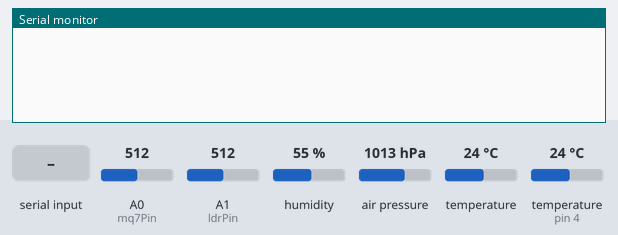
Simulated run of this sketch. Board: Arduino Uno, built with avr-gcc and run on an emulated ATmega328P. Shown: the last lines printed to the serial monitor. The inputs (shaded band) are chosen by the test bench; at power-on: humidity 55 %, air pressure 1013 hPa, A0 (mq7Pin) = 512, A1 (ldrPin) = 512, temperature 24 °C, temperature (sensor on pin 4) 24 °C.

Above: at 1.2 s.
1.3 s: "1\n" received over the second serial link
At 3.1 s:
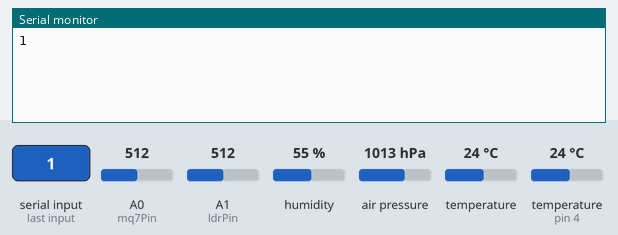
9.5 s: humidity set to 22 %
At 10.3 s:
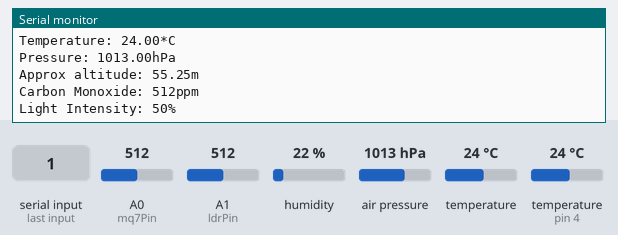
11.0 s: air pressure set to 952 hPa
12.5 s: A0 (mq7Pin) set to 716
14.0 s: A1 (ldrPin) set to 716
15.5 s: temperature (sensor 0) set to 12 °C
At 16.6 s:
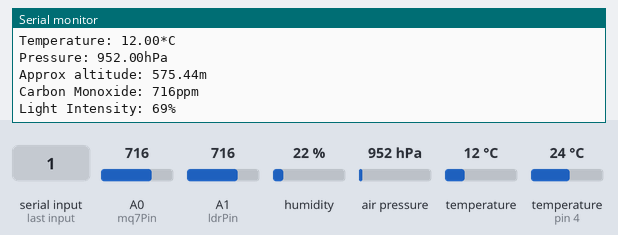

The sketch:

arduinoSketch.ino
```cpp
#include <SoftwareSerial.h>
#include <Adafruit_BMP280.h>
#include <DHT.h>
#include <Adafruit_Sensor.h>
#include <Wire.h>

#define rxPin 10
#define txPin 11

#define mq7Pin A0
#define ldrPin A1
#define dhtPin 4	  // Digital pin connected to the DHT sensor
#define dhtType DHT22 // DHT 22

const int measurementsNum = 7;

DHT dht(dhtPin, dhtType);

// Set up a new SoftwareSerial object
SoftwareSerial espSerial = SoftwareSerial(rxPin, txPin);

Adafruit_BMP280 bmp; // I2C Interface

unsigned long previousMillis = 0; // Variable to store the last time measurements were taken
const long interval = 8000;	// Interval between measurements in milliseconds (8 seconds)

void setup()
{
	// Define pin modes for TX and RX
	pinMode(rxPin, INPUT);
	pinMode(txPin, OUTPUT);
	pinMode(dhtPin, INPUT);
	pinMode(mq7Pin, INPUT);
	dht.begin();

	Serial.begin(115200);	 // Open serial communication with computer
	espSerial.begin(115200); // Set baud rate for ESP01 communication (match ESP01 code)

	if (!bmp.begin(0x76, 0x58))
	{
		Serial.println(F("Could not find a valid BMP280 sensor, check wiring!"));
		while (1);
	}

	/* Default settings from datasheet. */
	bmp.setSampling(Adafruit_BMP280::MODE_NORMAL,	  /* Operating Mode. */
					Adafruit_BMP280::SAMPLING_X2,	  /* Temp. oversampling */
					Adafruit_BMP280::SAMPLING_X16,	  /* Pressure oversampling */
					Adafruit_BMP280::FILTER_X16,	  /* Filtering. */
					Adafruit_BMP280::STANDBY_MS_500); /* Standby time. */


}

void loop()
{
	if(espSerial.available()>0){
		delay(100);
		String incomingString = "";
		boolean StringReady = false;

		while (espSerial.available() > 0)
		{
			incomingString = espSerial.readString();
			StringReady = true;
		}

		if(StringReady){
			Serial.println(incomingString);
		}
	}

	unsigned long currentMillis = millis(); // Get the current time

	// Check if it's time to take measurements
	if (currentMillis - previousMillis >= interval)
	{
		// Save the last time measurements were taken
		previousMillis = currentMillis;

		takeMeasurements();
	}
}

void takeMeasurements()
{
	float measurements[measurementsNum];

	// DHT Measurements
	float humidity = dht.readHumidity();
	float temperature = dht.readTemperature();

	// Check if any reads failed and exit early (to try again).
	if (isnan(humidity) || isnan(temperature))
	{
		Serial.println(F("Failed to read from DHT sensor!"));
	}
	else
	{
		Serial.print(F("Humidity: "));
		Serial.print(humidity);
		Serial.println("%");
		measurements[0]=humidity;

		Serial.print(F("Temperature: "));
		Serial.print(temperature);
		Serial.println("*C");
		measurements[1]=temperature;
	}

	// ToDo check if nan and choose temperature to send
	// BMP Measurements
	Serial.print(F("Temperature: "));
	temperature = bmp.readTemperature();
	Serial.print(temperature);
	Serial.println("*C");
	measurements[2]=temperature;

	Serial.print(F("Pressure: "));
	float pressure = bmp.readPressure() / 100;
	Serial.print(pressure);
	Serial.println("hPa");
	measurements[3]=pressure;

	Serial.print(F("Approx altitude: "));
	float altitude = bmp.readAltitude(1019.66);
	Serial.print(altitude); // The "1019.66" is the pressure(hPa) at sea level in day in your region
	Serial.println("m");
	measurements[4]=altitude;

	// ToDo add value and check if nan and if the sensor is plugged in
	// MQ-7 Measurements
	int mq7CO = analogRead(mq7Pin);
	Serial.print(F("Carbon Monoxide: "));
	Serial.print(mq7CO);
	Serial.println("ppm");
	measurements[5]=mq7CO;

	// LDR Measurements
	int ldr = analogRead(ldrPin);
	int brightnessPercentage = map(ldr, 0, 1023, 0, 100);
	Serial.print(F("Light Intensity: "));
	Serial.print(brightnessPercentage);
	Serial.println("%");
	measurements[6]=brightnessPercentage;

	clearSerialBuffer();
	for(int i=0; i<measurementsNum; i++){
		espSerial.print(measurements[i], 2);
		if(i !=6){
			espSerial.print(",");
		}else{
			espSerial.print('\n');
		}
		delay(100);
	}

	Serial.println('\n');

	if (espSerial.overflow()) {
		Serial.println("SoftwareSerial overflow!");
		clearSerialBuffer();
	}
}

void clearSerialBuffer() {
  while (espSerial.available() > 0) {
    espSerial.read();  // Read and discard all available bytes
  }
}
```

Measured:
- after the input at 1.3 s, the serial monitor: prints a new line after 1.1 s (image 1)
- after the input at 15.5 s, the serial monitor: prints a new line after 0.51 s (image 3)
